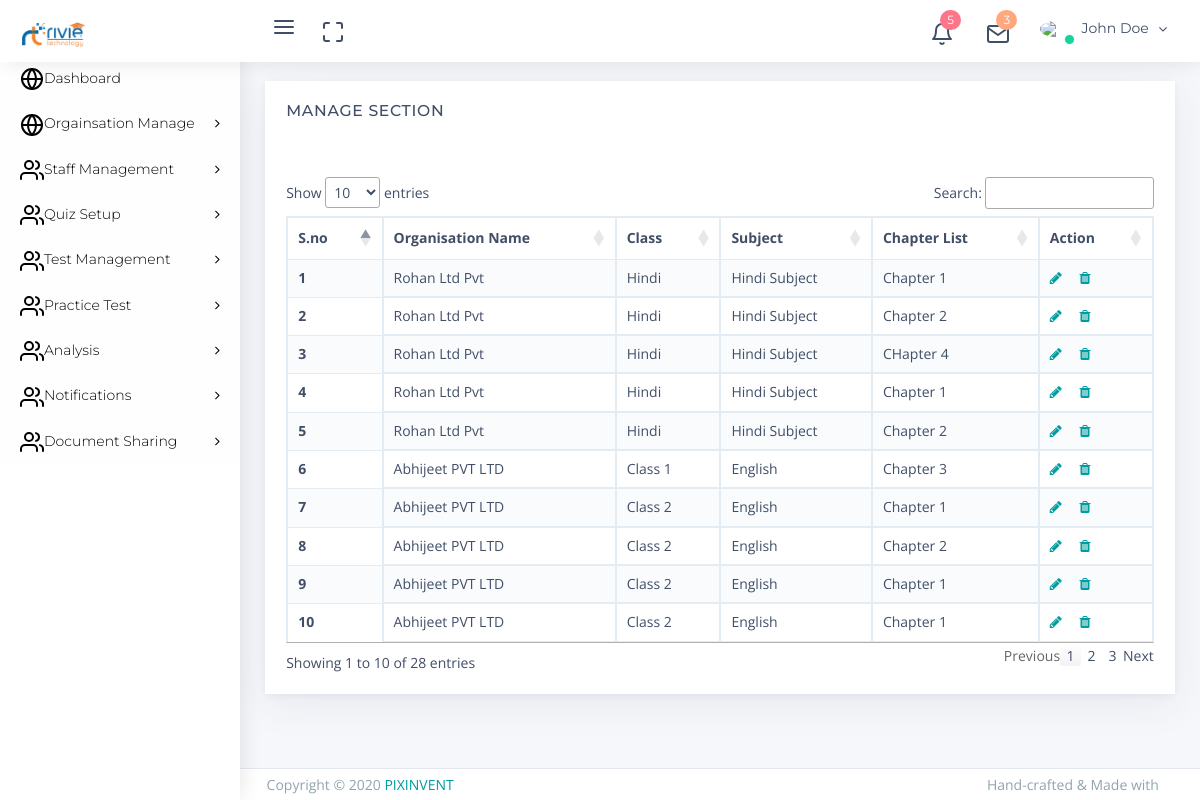
Page /admin/manage_chapter.php on the committed database.
### tables this page shows
CREATE TABLE `class` (
  `id` int(11) NOT NULL,
  `org_id` int(2) NOT NULL,
  `class` varchar(255) NOT NULL,
  `slug` varchar(255) NOT NULL,
  `created_at` datetime NOT NULL DEFAULT current_timestamp(),
  `updated_at` datetime NOT NULL DEFAULT current_timestamp()
);

CREATE TABLE `organisation` (
  `id` int(11) NOT NULL,
  `org_code` int(11) NOT NULL,
  `org_name` varchar(255) NOT NULL,
  `org_contact` varchar(255) NOT NULL,
  `org_email` varchar(255) NOT NULL,
  `org_add` varchar(255) NOT NULL,
  `org_abt` text NOT NULL,
  `org_registraiom` date NOT NULL DEFAULT current_timestamp(),
  `user_admin_id` varchar(255) NOT NULL,
  `created_date` timestamp NOT NULL DEFAULT current_timestamp()
);

CREATE TABLE `subject` (
  `id` int(11) NOT NULL,
  `org_id` int(11) NOT NULL,
  `role_id` int(11) NOT NULL,
  `class_id` int(11) NOT NULL,
  `sub_name` varchar(255) NOT NULL,
  `slug` varchar(255) NOT NULL,
  `created_at` datetime NOT NULL DEFAULT current_timestamp(),
  `upated_at` datetime NOT NULL DEFAULT current_timestamp()
);

CREATE TABLE `chapter` (
  `id` int(11) NOT NULL,
  `chapter_name` varchar(255) NOT NULL,
  `org_id` varchar(11) NOT NULL,
  `class_id` varchar(11) NOT NULL,
  `subject_id` varchar(11) NOT NULL,
  `status` varchar(255) NOT NULL,
  `created_at` datetime NOT NULL DEFAULT current_timestamp(),
  `upated_at` datetime NOT NULL DEFAULT current_timestamp()
);

### admin/manage_chapter.php (the view, shortened to what this page needs)
<?php include "../common/header.php"; ?>
<?php
include "db.php";
$conn = mysqli_connect($servername, $username, $password, $dbname);
?>
<div class="app-content content">
    <div class="content-wrapper">
        <div class="content-body">
            <section id="configuration">
                <div class="row">
                    <div class="col-12">
                        <div class="card">
                            <div class="card-header">
                                <h4 class="card-title">Manage Section</h4>
                                <div class="heading-elements">
                                    <ul class="list-inline mb-0">
                                        <li>
                                            <a data-action="collapse"><i class="feather icon-minus"></i></a>
                                        </li>
                                        <li>
                                            <a data-action="reload"><i class="feather icon-rotate-cw"></i></a>
                                        </li>
                                        <li>
                                            <a data-action="expand"><i class="feather icon-maximize"></i></a>
                                        </li>
                                        <li>
                                            <a data-action="close"><i class="feather icon-x"></i></a>
                                        </li>
                                    </ul>
                                </div>
                            </div>
                            <div class="card-content collapse show">
                                <div class="card-body card-dashboard">
                                    <div class="table-responsive">
                                        <table id="manage_org" class="table table-striped table-bordered zero-configuration">
                                            <thead>
                                                <tr>
                                                    <th>S.no</th>
                                                    <th>Organisation Name</th>
                                                    <th>Class</th>
                                                    <th>Subject</th>
                                                    <th>Chapter List</th>
                                                    <th>Action</th>
                                                </tr>
                                            </thead>
                                            <tbody>
                                                <?php
                                                $i = 1;
                                                $sql = "SELECT c.*, o.org_name, s.* ,chap.*
        FROM class c
        INNER JOIN organisation o ON c.org_id = o.id
        INNER JOIN subject s ON c.id = s.class_id
        INNER JOIN chapter chap ON c.id = chap.class_id
        ";
                                                $result = mysqli_query($conn, $sql);
                                                if (mysqli_num_rows($result) > 0) {
                                                    while ($row = mysqli_fetch_assoc($result)) { ?>
                                                        <tr>
                                                            <th> <?php echo $i ?></th>
                                                            <td><?php echo $row['org_name']; ?></td>
                                                            <td><?php echo $row['class']; ?></td>
                                                            <td><?php echo $row['sub_name']; ?></td>
                                                            <td><?php echo $row['chapter_name']; ?></td>
                                                            <td>
                                                                <a href="update_org.php?org_id=<?php echo $row['id']; ?>" title="Edit" class="mr-1"><i class="fa fa-pencil" aria-hidden="true"></i></a>
                                                                <a href="delete.php?org_id=<?php echo $row['id']; ?>" title="Delete" class=""><i class="fa fa-trash" aria-hidden="true"></i></a>
                                                            </td>
                                                        </tr>
                                                <?php $i++;
                                                    }
                                                } else {
                                                    echo "0 results";
                                                }
                                                ?>
                                            </tbody>
                                        </table>
                                    </div>
                                </div>
                            </div>
                        </div>
                    </div>
                </div>
            </section>
        </div>
    </div>
</div>
<?php include "../common/footer.php"; ?>

### common/header.php (shortened to what this page needs)
<!DOCTYPE html>
<html class="loading" lang="en" data-textdirection="ltr">
<head>
  <link rel="stylesheet" type="text/css" href="../assets/app-assets/vendors/css/vendors.min.css">
  <link rel="stylesheet" type="text/css" href="../assets/app-assets/css/bootstrap.min.css">
  <link rel="stylesheet" type="text/css" href="../assets/app-assets/css/bootstrap-extended.min.css">
  <link rel="stylesheet" type="text/css" href="../assets/app-assets/css/colors.min.css">
  <link rel="stylesheet" type="text/css" href="../assets/app-assets/css/components.min.css">
  <link rel="stylesheet" type="text/css" href="../assets/app-assets/css/core/menu/menu-types/vertical-menu.min.css">
  <link rel="stylesheet" type="text/css" href="../assets/app-assets/css/core/colors/palette-gradient.min.css">
  <link rel="stylesheet" type="text/css" href="../assets/app-assets/fonts/simple-line-icons/style.min.css">
  <link rel="stylesheet" type="text/css" href="../assets/app-assets/css/pages/card-statistics.min.css">
  <link rel="stylesheet" type="text/css" href="../assets/app-assets/css/pages/vertical-timeline.min.css">
  <link rel="stylesheet" href="https://cdn.datatables.net/1.13.6/css/jquery.dataTables.css" />
  <link rel="stylesheet" type="text/css" href="../assets/assets/css/style.css">
  <link rel="stylesheet" type="text/css" href="../assets/app-assets/css/custom.css">
</head>
<body class="vertical-layout vertical-menu 2-columns   fixed-navbar" data-open="click" data-menu="vertical-menu" data-col="2-columns">
  <nav class="header-navbar navbar-expand-md navbar navbar-with-menu fixed-top navbar-semi-dark navbar-shadow">
    <div class="navbar-wrapper">
      <div class="navbar-header">
        <ul class="nav navbar-nav flex-row">
          <li class="nav-item"><a class="navbar-brand" href="../admin/index.php"><img class="brand-logo" alt="stack admin logo" src="../assets/app-assets/logo/log.png">
            </a></li>
        </ul>
      </div>
      <div class="navbar-container content">
        <div class="collapse navbar-collapse" id="navbar-mobile">
          <ul class="nav navbar-nav mr-auto float-left">
            <li class="nav-item d-none d-md-block"><a class="nav-link nav-menu-main menu-toggle hidden-xs" href="#"><i data-feather="menu" class="feather icon-menu"></i></a></li>
            <li class="nav-item d-none d-md-block"><a class="nav-link nav-link-expand" href="#"><i data-feather="maximize" class="ficon feather icon-maximize"></i></a></li>
          </ul>
          <ul class="nav navbar-nav float-right">
            <li class="dropdown dropdown-notification nav-item"><a class="nav-link nav-link-label" href="#" data-toggle="dropdown"><i data-feather="bell" class="ficon feather icon-bell"></i><span class="badge badge-pill badge-danger badge-up">5</span></a>
            </li>
            <li class="dropdown dropdown-notification nav-item"><a class="nav-link nav-link-label" href="#" data-toggle="dropdown"><i data-feather="mail" class="ficon feather icon-mail"></i><span class="badge badge-pill badge-warning badge-up">3</span></a>
            </li>
            <li class="dropdown dropdown-user nav-item"><a class="dropdown-toggle nav-link dropdown-user-link" href="#" data-toggle="dropdown">
                <div class="avatar avatar-online"><img src="../assets/app-assets/images/portrait/small/avatar-s-1.png" alt="avatar"><i></i></div><span class="user-name">John Doe</span>
              </a>
            </li>
          </ul>
        </div>
      </div>
    </div>
  </nav>
  <div class="main-menu menu-fixed menu-dark menu-accordion menu-shadow" data-scroll-to-active="true">
    <div class="main-menu-content">
      <ul class="navigation navigation-main" id="main-menu-navigation" data-menu="menu-navigation">
        <li class=" nav-item"><a href="index.php"><i data-feather="globe" class="feather icon-globe"></i><span class="menu-title" data-i18n="Dashboard">Dashboard</span></a></li>
        <li class=" nav-item"><a href="index.php"><i data-feather="globe" class="feather icon-globe"></i><span class="menu-title" data-i18n="Dashboard">Orgainsation Manage</span></a>
      </li>
      <li class=" nav-item"><a href="#"><i data-feather="users" class="feather icon-users"></i><span class="menu-title" data-i18n="Dashboard">Staff Management</span></a>
      </li>
      <li class=" nav-item"><a href="#"><i data-feather="users" class="feather icon-users"></i><span class="menu-title" data-i18n="Dashboard">Quiz Setup</span><span class="badge badge badge-primary badge-pill float-right mr-2"></span></a>
      </li>
      <li class=" nav-item"><a href="#"><i data-feather="users" class="feather icon-users"></i><span class="menu-title" data-i18n="Dashboard">Test Management</span></a>
      </li>
      <li class=" nav-item"><a href="#"><i data-feather="users" class="feather icon-users"></i><span class="menu-title" data-i18n="Dashboard">Practice Test</span></a>
      </li>
      <li class=" nav-item"><a href="#"><i data-feather="users" class="feather icon-users"></i><span class="menu-title" data-i18n="Dashboard">Analysis</span><span class="badge badge badge-primary badge-pill float-right mr-2"></span></a>
      </li>
      <li class=" nav-item"><a href="#"><i data-feather="users" class="feather icon-users"></i><span class="menu-title" data-i18n="Dashboard">Notifications</span></a>
      </li>
      <li class=" nav-item"><a href="#"><i data-feather="users" class="feather icon-users"></i><span class="menu-title" data-i18n="Dashboard">Document Sharing</span></a>
      </li>
      </ul>
    </div>
  </div>

### common/footer.php (shortened to what this page needs)
<footer class="footer footer-static footer-light navbar-border">
  <p class="clearfix blue-grey lighten-2 text-sm-center mb-0 px-2"><span class="float-md-left d-block d-md-inline-block">Copyright &copy; 2020 <a class="text-bold-800 grey darken-2" href="https://1.envato.market/pixinvent_portfolio" target="_blank">PIXINVENT </a></span><span class="float-md-right d-none d-lg-block">Hand-crafted & Made with <i class="feather icon-heart pink"></i></span></p>
</footer>
</body>
</html>

### assets/app-assets/css/custom.css (style rules this page uses)
.header-navbar .navbar-header .navbar-brand .brand-logo { vertical-align: sub; width: 40%; }
.main-menu.menu-dark .navigation { background: #fefefe; }
.main-menu.menu-dark .navigation li a { color: #000000; }
body.vertical-layout.vertical-menu.menu-expanded .navbar .navbar-header { float: left; background-color: white; width: 240px; }
.main-menu.menu-dark { color: #DCDCDC; background: #ffffff; }

### rows in the picture
class: organisation.org_name "Rohan Ltd Pvt", class "Hindi", subject.sub_name "Hindi Subject", chapter.chapter_name "Chapter 1", chapter.chapter_name "Chapter 2", chapter.chapter_name "CHapter 4"
class: organisation.org_name "Abhijeet PVT LTD", class "Class 1", subject.sub_name "English", chapter.chapter_name "Chapter 3"
class: organisation.org_name "Abhijeet PVT LTD", class "Class 2", subject.sub_name "English", chapter.chapter_name "Chapter 1", chapter.chapter_name "Chapter 2"
